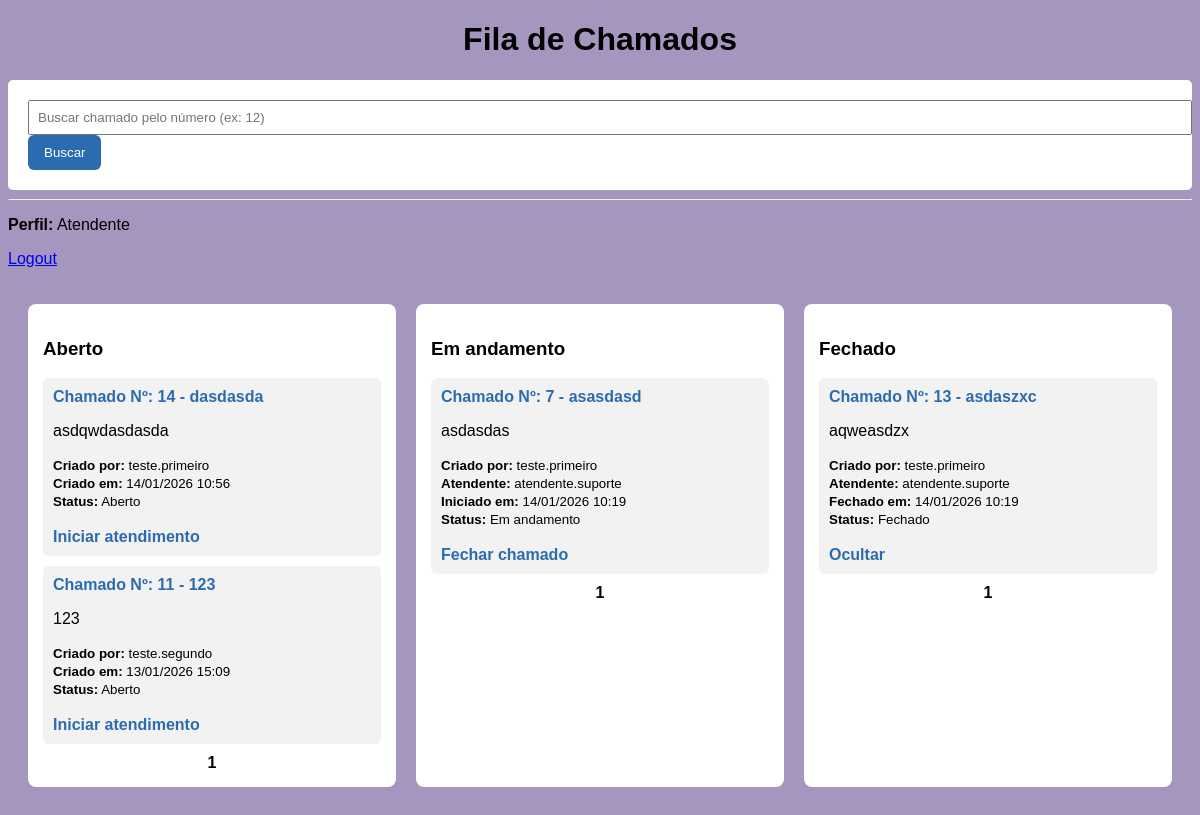
Page /fila (signed in) on the committed database.
### tables this page shows
CREATE TABLE tickets (
    id INTEGER PRIMARY KEY AUTOINCREMENT, -- ID único do chamado (auto incremento)

    titulo TEXT NOT NULL,                 -- Título do chamado
    descricao TEXT NOT NULL,              -- Descrição do problema

    status TEXT NOT NULL,                 -- Status do ticket: Aberto | Em andamento | Fechado

    user_id INTEGER NOT NULL,             -- ID do usuário que criou o chamado

    attendant_id INTEGER,                 -- ID do atendente responsável (pode ser NULL)

    created_at TEXT NOT NULL,             -- Data/hora de criação do chamado

    started_at TEXT,                      -- Data/hora de início do atendimento (pode ser NULL)
    closed_at TEXT,                       -- Data/hora de fechamento (pode ser NULL)

    is_hidden INTEGER NOT NULL,           -- 0 = visível | 1 = oculto (soft delete)

    hidden_by INTEGER,                    -- ID de quem ocultou (atendente/admin)
    hidden_at TEXT                        -- Data/hora que foi ocultado
);

CREATE TABLE users (
    id INTEGER PRIMARY KEY AUTOINCREMENT,
    username TEXT NOT NULL UNIQUE,
    email TEXT,
    senha TEXT NOT NULL,
    is_admin INTEGER NOT NULL
);

### app.py (the view)
@app.route('/fila')
def fila():
    if 'user_id' not in session:
        return redirect(url_for('login'))
    if session.get('nivel') != 1:
        return redirect(url_for('dashboard'))
    abertos_page = int(request.args.get('abertos_page', 1))
    andamento_page = int(request.args.get('andamento_page', 1))
    fechados_page = int(request.args.get('fechados_page', 1))
    base_abertos = """
        SELECT
            tickets.id,
            tickets.titulo,
            tickets.descricao,
            tickets.status,
            tickets.created_at,
            tickets.started_at,
            tickets.closed_at,
            tickets.is_hidden,
            creator.username,
            attendant.username,
            hider.username,
            tickets.hidden_at
        FROM tickets
        JOIN users AS creator ON tickets.user_id = creator.id
        LEFT JOIN users AS attendant ON tickets.attendant_id = attendant.id
        LEFT JOIN users AS hider ON tickets.hidden_by = hider.id
        WHERE tickets.is_hidden = 0
          AND tickets.status = 'Aberto'
    """
    abertos, abertos_has_prev, abertos_has_next = paginar_por_status(
        base_abertos,
        (),
        abertos_page
    )
    base_andamento = """
        SELECT
            tickets.id,
            tickets.titulo,
            tickets.descricao,
            tickets.status,
            tickets.created_at,
            tickets.started_at,
            tickets.closed_at,
            tickets.is_hidden,
            creator.username,
            attendant.username,
            hider.username,
            tickets.hidden_at
        FROM tickets
        JOIN users AS creator ON tickets.user_id = creator.id
        LEFT JOIN users AS attendant ON tickets.attendant_id = attendant.id
        LEFT JOIN users AS hider ON tickets.hidden_by = hider.id
        WHERE tickets.is_hidden = 0
          AND tickets.status = 'Em andamento'
          AND tickets.attendant_id = ?
    """
    andamento, andamento_has_prev, andamento_has_next = paginar_por_status(
        base_andamento,
        (session['user_id'],),
        andamento_page
    )
    base_fechados = """
        SELECT
            tickets.id,
            tickets.titulo,
            tickets.descricao,
            tickets.status,
            tickets.created_at,
            tickets.started_at,
            tickets.closed_at,
            tickets.is_hidden,
            creator.username,
            attendant.username,
            hider.username,
            tickets.hidden_at
        FROM tickets
        JOIN users AS creator ON tickets.user_id = creator.id
        LEFT JOIN users AS attendant ON tickets.attendant_id = attendant.id
        LEFT JOIN users AS hider ON tickets.hidden_by = hider.id
        WHERE tickets.is_hidden = 0
          AND tickets.status = 'Fechado'
          AND tickets.attendant_id = ?
    """
    fechados, fechados_has_prev, fechados_has_next = paginar_por_status(
        base_fechados,
        (session['user_id'],),
        fechados_page
    )
    return render_template(
        'fila_kanban.html',
        abertos=abertos,
        andamento=andamento,
        fechados=fechados,
        abertos_page=abertos_page,
        abertos_has_prev=abertos_has_prev,
        abertos_has_next=abertos_has_next,
        andamento_page=andamento_page,
        andamento_has_prev=andamento_has_prev,
        andamento_has_next=andamento_has_next,
        fechados_page=fechados_page,
        fechados_has_prev=fechados_has_prev,
        fechados_has_next=fechados_has_next
    )

### app.py (called while the page is built)
def get_db_connection():
    conn = sqlite3.connect('database.db')
    return conn

def paginar_por_status(query_base, params_base, page):
    offset = (page - 1) * PER_PAGE
    conn = get_db_connection()
    cursor = conn.cursor()
    cursor.execute(f"SELECT COUNT(*) FROM ({query_base})", params_base)
    total = cursor.fetchone()[0]
    cursor.execute(
        query_base + " ORDER BY tickets.id DESC LIMIT ? OFFSET ?",
        params_base + (PER_PAGE, offset)
    )
    itens = cursor.fetchall()
    conn.close()
    has_prev = page > 1
    has_next = (offset + PER_PAGE) < total
    return itens, has_prev, has_next

### templates/fila_kanban.html (shortened to what this page needs)
{% extends "base.html" %}
{% block content %}
<h1>Fila de Chamados</h1>
<form method="GET" action="{{ url_for('buscar_ticket') }}">
    <input type="text" name="ticket_id" placeholder="Buscar chamado pelo número (ex: 12)" required>
    <button type="submit">Buscar</button>
</form>
<hr>
{% if session.get('nivel') == 2 %}
    <p><strong>Perfil:</strong> Administrador</p>
{% else %}
    <p><strong>Perfil:</strong> Atendente</p>
{% endif %}
<p>
    <a href="{{ url_for('logout') }}">Logout</a>
</p>
<div class="kanban">
    <div class="coluna">
        <h3>Aberto</h3>
        {% for t in abertos %}
            <div class="card">
                <strong>
                    <a href="{{ url_for('ticket_detail', ticket_id=t[0]) }}">
                        Chamado Nº: {{ t[0] }} - {{ t[1] }}
                    </a>
                </strong>
                <p>{{ t[2] }}</p>
                <small>
                    <strong>Criado por:</strong> {{ t[8] }}<br>
                    <strong>Criado em:</strong> {{ t[4] }}<br>
                    <strong>Status:</strong> {{ t[3] }}
                </small>
                <br><br>
                <a href="{{ url_for('start_ticket', ticket_id=t[0]) }}">
                    Iniciar atendimento
                </a>
            </div>
        {% else %}
            <p class="vazio">Nenhum chamado aberto.</p>
        {% endfor %}
        <div style="text-align:center; margin-top:10px;">
            <strong style="margin: 0 10px;">{{ abertos_page }}</strong>
        </div>
    </div>
    <div class="coluna">
        <h3>Em andamento</h3>
        {% for t in andamento %}
            <div class="card">
                <strong>
                    <a href="{{ url_for('ticket_detail', ticket_id=t[0]) }}">
                        Chamado Nº: {{ t[0] }} - {{ t[1] }}
                    </a>
                </strong>
                <p>{{ t[2] }}</p>
                <small>
                    <strong>Criado por:</strong> {{ t[8] }}<br>
                    <strong>Atendente:</strong> {{ t[9] or "—" }}<br>
                    <strong>Iniciado em:</strong> {{ t[5] or "—" }}<br>
                    <strong>Status:</strong> {{ t[3] }}
                </small>
                <br><br>
                <a href="{{ url_for('close_ticket', ticket_id=t[0]) }}">
                    Fechar chamado
                </a>
            </div>
        {% else %}
            <p class="vazio">Nenhum chamado em andamento.</p>
        {% endfor %}
        <div style="text-align:center; margin-top:10px;">
            <strong style="margin: 0 10px;">{{ andamento_page }}</strong>
        </div>
    </div>
    <div class="coluna">
        <h3>Fechado</h3>
        {% for t in fechados %}
            <div class="card">
                <strong>
                    <a href="{{ url_for('ticket_detail', ticket_id=t[0]) }}">
                        Chamado Nº: {{ t[0] }} - {{ t[1] }}
                    </a>
                </strong>
                <p>{{ t[2] }}</p>
                <small>
                    <strong>Criado por:</strong> {{ t[8] }}<br>
                    <strong>Atendente:</strong> {{ t[9] or "—" }}<br>
                    <strong>Fechado em:</strong> {{ t[6] or "—" }}<br>
                    <strong>Status:</strong> {{ t[3] }}
                </small>
                <br><br>
                {% if t[3] == 'Fechado' %}
                    <a href="{{ url_for('hide_ticket', ticket_id=t[0]) }}"
                       onclick="return confirm('Deseja ocultar este chamado?');">
                        Ocultar
                    </a>
                {% endif %}
            </div>
        {% else %}
            <p class="vazio">Nenhum chamado fechado.</p>
        {% endfor %}
        <div style="text-align:center; margin-top:10px;">
            <strong style="margin: 0 10px;">{{ fechados_page }}</strong>
        </div>
    </div>
</div>
{% endblock %}

### static/style.css (style rules this page uses)
body { font-family: Arial, Helvetica, sans-serif; background-color: rgb(164, 150, 190); }
h1 { text-align: center; }
form { background-color: #ffffff; padding: 20px; border-radius: 5px; }
input { width: 100%; padding: 8px; }
button { padding: 10px 16px; background-color: #2b6cb0; color: white; border: none; cursor: pointer; border-radius: 6px; }
.kanban { display: flex; gap: 20px; padding: 20px; }
.coluna { background: #ffffff; padding: 15px; border-radius: 8px; width: 100%; min-height: 300px; }
.card { background: #f2f2f2; padding: 10px; border-radius: 6px; margin-bottom: 10px; }
.card a { text-decoration: none; color: #2b6cb0; font-weight: bold; }

### rows in the picture
tickets: id "14", titulo "dasdasda", descricao "asdqwdasdasda", username "teste.primeiro", created_at "14/01/2026 10:56", status "Aberto"
tickets: id "11", titulo "123", descricao "123", username "teste.segundo", created_at "13/01/2026 15:09", status "Aberto"
tickets: id "7", titulo "asasdasd", descricao "asdasdas", username "teste.primeiro", username "atendente.suporte", started_at "14/01/2026 10:19", status "Em andamento"
tickets: id "13", titulo "asdaszxc", descricao "aqweasdzx", username "teste.primeiro", username "atendente.suporte", closed_at "14/01/2026 10:19", status "Fechado"

### other values in the picture
{{ abertos_page }} "1"
{{ andamento_page }} "1"
{{ fechados_page }} "1"
